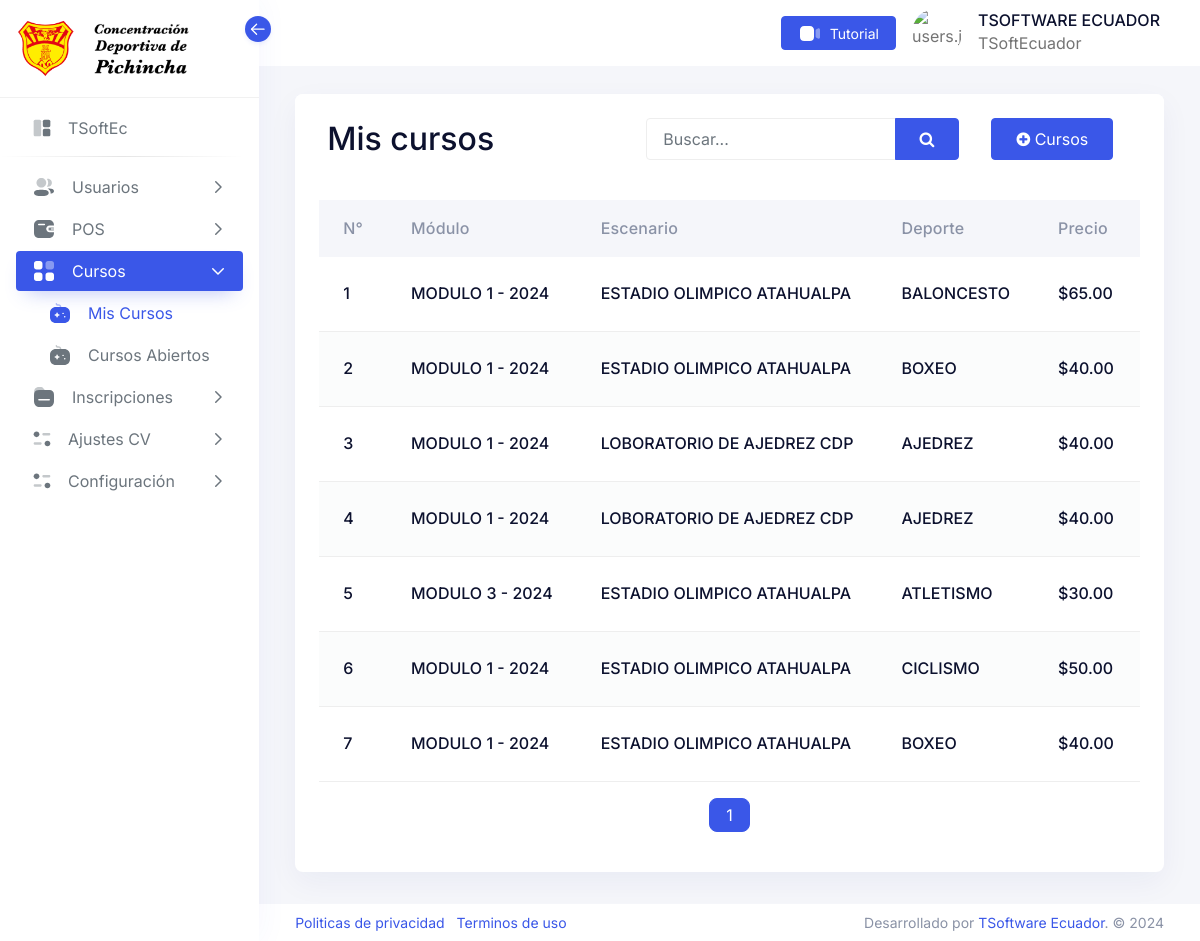
The page /App/invoice-my-course (signed in) on the database its author committed.
### tables this page shows
CREATE TABLE `roles` (
  `Rid` int(11) NOT NULL,
  `Rname` varchar(50) NOT NULL,
  `Rimage` varchar(250) NOT NULL,
  `Ucode` varchar(10) NOT NULL,
  `Rroute` varchar(250) NOT NULL,
  `Rstatus` int(11) NOT NULL,
  `RdateCreated` timestamp NOT NULL DEFAULT current_timestamp(),
  `Rdateupdated` timestamp NOT NULL DEFAULT current_timestamp() ON UPDATE current_timestamp()
);

CREATE TABLE `invoice` (
  `Iid` bigint(20) NOT NULL,
  `Uid` int(3) NOT NULL,
  `Cid` int(3) NOT NULL,
  `Did` int(3) DEFAULT NULL,
  `QHid` int(3) NOT NULL,
  `PTid` int(3) NOT NULL,
  `ITid` int(3) NOT NULL,
  `KDid` int(3) NOT NULL,
  `Ibanco` varchar(50) DEFAULT NULL,
  `Ivoucher` varchar(100) DEFAULT NULL,
  `Ivoucher_number` varchar(13) DEFAULT NULL,
  `Idate` varchar(50) DEFAULT NULL,
  `Iterm_condition` varchar(5) NOT NULL DEFAULT 'SI',
  `PSid` int(3) NOT NULL,
  `IdateCreated` timestamp NOT NULL DEFAULT current_timestamp(),
  `IdateUpdated` timestamp NOT NULL DEFAULT current_timestamp() ON UPDATE current_timestamp()
);

CREATE TABLE `modules` (
  `Mid` int(11) NOT NULL,
  `Mname` varchar(20) NOT NULL,
  `Mdescription` varchar(250) NOT NULL,
  `Mimage` varchar(250) DEFAULT NULL,
  `Mstart` date NOT NULL,
  `Mend` date NOT NULL,
  `Myear` year(4) NOT NULL,
  `Mstatus` int(3) NOT NULL,
  `MdateCreated` timestamp NOT NULL DEFAULT current_timestamp(),
  `MdateUpdated` timestamp NOT NULL DEFAULT current_timestamp()
);

CREATE TABLE `scenarios` (
  `Eid` int(11) NOT NULL,
  `Ename` varchar(100) NOT NULL,
  `Estatus` int(3) NOT NULL,
  `EdateCreated` timestamp NOT NULL DEFAULT current_timestamp(),
  `EdateUpdated` timestamp NOT NULL DEFAULT current_timestamp()
);

CREATE TABLE `sports` (
  `Sid` int(11) NOT NULL,
  `Sname` varchar(255) NOT NULL,
  `Sdescription` text DEFAULT NULL,
  `Simage` varchar(200) DEFAULT NULL,
  `Sstatus` int(3) NOT NULL,
  `SdateCreated` timestamp NOT NULL DEFAULT current_timestamp(),
  `SdateUpdated` timestamp NOT NULL DEFAULT current_timestamp()
);

CREATE TABLE `course_info` (
  `CIid` int(11) NOT NULL,
  `Cid` int(11) NOT NULL,
  `CIprice` decimal(10,2) NOT NULL,
  `CIimage` varchar(255) DEFAULT NULL,
  `CIdescription` text NOT NULL,
  `CIdateCreated` timestamp NOT NULL DEFAULT current_timestamp(),
  `CIdateUpdated` timestamp NOT NULL DEFAULT current_timestamp() ON UPDATE current_timestamp()
);

### App/view/page/invoice/invoice-my-course.php (the view, shortened to what the rows shown need)
<?php
$userId = $_SESSION['Uid'];
$invoiceController = new InvoiceController();
include 'invoice-pagination.php';
?>
<div class="iq-navbar-header" style="margin-top: 10%;">
    <div class="iq-header-img">
    </div>
</div>
<div class="conatiner-fluid content-inner mt-n5 py-0">
    <div class="card">
        <div class="card-header d-flex justify-content-between align-items-center">
            <div class="container-fluid iq-container">
                <div class="row">
                    <div class="col-md-12">
                        <div class="flex-wrap d-flex justify-content-between align-items-center">
                            <div class="form-group">
                                <h2 class="card-title">Mis cursos</h2>
                            </div>
                            <div class="row">
                                <div class="form-group col-md-8">
                                    <form class="d-flex" method="GET">
                                        <div class="input-group ">
                                            <input type="text" class="form-control" name="search" id="search" placeholder="Buscar...">
                                            <button type="submit" id="submit-btn-add" class="btn btn-primary">
                                                <i class="fa fa-search" aria-hidden="true"></i>
                                            </button>
                                        </div>
                                    </form>
                                </div>
                                <div class="form-group col-md-4">
                                    <a class="text-center btn btn-primary " href="course-available">
                                        <i class="fa fa-plus-circle" aria-hidden="true"></i>
                                        <span>Cursos</span>
                                    </a>
                                </div>
                            </div>
                        </div>
                    </div>
                </div>
            </div>
        </div>
        <div class="card-body">
            <div class="table-responsive">
                <table id="datatable" role="grid" width="100%" class="table table-striped">
                    <thead>
                        <tr>
                            <th>N°</th>
                            <th>Módulo</th>
                            <th>Escenario</th>
                            <th>Deporte</th>
                            <th>Precio</th>
                            <th>Estado</th>
                        </tr>
                    </thead>
                    <tbody>
                        <?php
                        $modal_counter = 1;
                        foreach ($mycourses as $row) {
                            if ($userId == $row['Uid']) {
                        ?>
                                <tr>
                                    <td style="width: 3%;">
                                        <div class="d-flex align-items-center">
                                            <h6><?php echo $modal_counter++ ?></h6>
                                        </div>
                                    </td>
                                    <td>
                                        <div class="d-flex align-items-center">
                                            <h6><?php echo $row["Mname"] . ' - ' . $row['Myear'] ?></h6>
                                        </div>
                                    </td>
                                    <td>
                                        <div class="d-flex align-items-center">
                                            <h6><?php echo $row["Ename"] ?></h6>
                                        </div>
                                    </td>
                                    <td style="width: 5%;">
                                        <div class="d-flex align-items-center">
                                            <h6><?php echo $row["Sname"] ?></h6>
                                        </div>
                                    </td>
                                    <td style="width: 5%;">
                                        <div class="d-flex align-items-center">
                                            <h6><?php echo '$' . $row["CIprice"] ?></h6>
                                        </div>
                                    </td>
                                    <td style="width: 5%;">
                                    </td>
                                </tr>
                        <?php  }
                        }
                        ?>
                    </tbody>
                </table>
                <nav aria-label="Page navigation example">
                    <ul class="pagination justify-content-center">
                        <?php for ($i = 1; $i <= $totalPage; $i++) : ?>
                            <li class="page-item <?php echo ($page == $i) ? 'active' : ''; ?>"><a class="page-link" href="?pagination=<?php echo $i; ?>"><?php echo $i; ?></a></li>
                        <?php endfor; ?>
                    </ul>
                </nav>
            </div>
        </div>
    </div>
</div>

### App/view/include/navbarV.php (shortened to what the rows shown need)
<aside class="sidebar sidebar-default sidebar-white sidebar-base navs-rounded-all ">
    <div class="sidebar-header d-flex justify-content-start">
        <a href="home" class="navbar-brand">
            <div class="logo-main">
                <div class="logo-normal">
                    <img src="./../assets/image/icons/logo-normal.png" class="text-center " alt="" width="60px" height="25%">
                </div>
            </div>
            <h4 class="logo-title">
                <img src="./../assets/image/icons/logo-cdp-letras.png" class="text-center " alt="" width="100px" height="25%">
            </h4>
        </a>
        <div class="sidebar-toggle" data-toggle="sidebar" data-active="true">
            <i class="icon">
            </i>
        </div>
    </div>
    <div class="sidebar-body pt-0 data-scrollbar">
        <div class="sidebar-list">
            <ul class="navbar-nav iq-main-menu" id="sidebar-menu">
                <li class="nav-item">
                    <a class="nav-link " aria-current="page" href="home">
                        <i class="icon">
                        </i>
                        <span class="item-name"><?php echo  $roleName; ?></span>
                    </a>
                </li>
                <li>
                    <hr class="hr-horizontal">
                </li>
                <li class="nav-item">
                    <?php
                    if (in_array('user-profile', $rutas) || in_array('user-add', $rutas) || in_array('user-list', $rutas)  || in_array('user-detail', $rutas)) :
                    ?>
                        <a class="nav-link " data-bs-toggle="collapse" href="#user" role="button" aria-expanded="false" aria-controls="user">
                            <i class="icon">
                            </i>
                            <span class="item-name">Usuarios</span>
                            <i class="right-icon">
                                <svg class="icon-18" xmlns="http://www.w3.org/2000/svg" width="18" fill="none" viewBox="0 0 24 24" stroke="currentColor">
                                    <path stroke-linecap="round" stroke-linejoin="round" stroke-width="2" d="M9 5l7 7-7 7" />
                                </svg>
                            </i>
                        </a>
                    <?php
                    endif;
                    ?>
                </li>
                <li class="nav-item">
                    <?php
                    if (in_array('course-available', $rutas) || in_array('invoice-my-course', $rutas)) :
                    ?>
                        <a class="nav-link " data-bs-toggle="collapse" href="#pos" role="button" aria-expanded="false" aria-controls="pos">
                            <i class="icon">
                            </i>
                            <span class="item-name">POS</span>
                            <i class="right-icon">
                                <svg class="icon-18" xmlns="http://www.w3.org/2000/svg" width="18" fill="none" viewBox="0 0 24 24" stroke="currentColor">
                                    <path stroke-linecap="round" stroke-linejoin="round" stroke-width="2" d="M9 5l7 7-7 7" />
                                </svg>
                            </i>
                        </a>
                    <?php endif; ?>
                </li>
                <li class="nav-item">
                    <?php
                    if (in_array('course-available', $rutas) || in_array('invoice-my-course', $rutas)) :
                    ?>
                        <a class="nav-link " data-bs-toggle="collapse" href="#course" role="button" aria-expanded="false" aria-controls="course">
                            <i class="icon">
                            </i>
                            <span class="item-name">Cursos</span>
                            <i class="right-icon">
                                <svg class="icon-18" xmlns="http://www.w3.org/2000/svg" width="18" fill="none" viewBox="0 0 24 24" stroke="currentColor">
                                    <path stroke-linecap="round" stroke-linejoin="round" stroke-width="2" d="M9 5l7 7-7 7" />
                                </svg>
                            </i>
                        </a>
                    <?php endif; ?>
                    <ul class="sub-nav collapse" id="course" data-bs-parent="#sidebar-menu">
                        <?php if (in_array('invoice-my-course', $rutas)) : ?>
                            <li class="nav-item">
                                <a class="nav-link  <?php echo ($currentPage == 'invoice-my-course') ? 'active' : ''; ?>" href="invoice-my-course">
                                    <i class="icon">
                                         </i>
                                    <span class="item-name">Mis Cursos</span>
                                </a>
                            </li>
                        <?php endif; ?>
                        <?php if (in_array('course-available', $rutas)) : ?>
                            <li class="nav-item">
                                <a class="nav-link  <?php echo ($currentPage == 'course-available') ? 'active' : ''; ?>" href="course-available">
                                    <i class="icon">
                                         </i>
                                    <span class="item-name">Cursos Abiertos</span>
                                </a>
                            </li>
                        <?php endif; ?>
                    </ul>
                </li>
                <li class="nav-item">
                    <?php
                    if (in_array('role-list', $rutas)) :
                    ?>
                        <a class="nav-link " data-bs-toggle="collapse" href="#inscription" role="button" aria-expanded="false" aria-controls="inscription">
                            <i class="icon">
                            </i>
                            <span class="item-name">Inscripciones</span>
                            <i class="right-icon">
                                <svg class="icon-18" xmlns="http://www.w3.org/2000/svg" width="18" fill="none" viewBox="0 0 24 24" stroke="currentColor">
                                    <path stroke-linecap="round" stroke-linejoin="round" stroke-width="2" d="M9 5l7 7-7 7" />
                                </svg>
                            </i>
                        </a>
                    <?php endif; ?>
                </li>
                <li class="nav-item">
                    <?php
                    if (
                        in_array('course-list', $rutas)    || in_array('sport-list', $rutas)   || in_array('module-list', $rutas)   ||
                        in_array('discount-list', $rutas)  || in_array('scenery-list', $rutas)
                    ) :
                    ?>
                        <a class="nav-link" data-bs-toggle="collapse" href="#ajustes" role="button" aria-expanded="false" aria-controls="ajustes">
                            <i class="icon">
                            </i>
                            <span class="item-name">Ajustes CV</span>
                            <i class="right-icon">
                                <svg class="icon-18" xmlns="http://www.w3.org/2000/svg" width="18" fill="none" viewBox="0 0 24 24" stroke="currentColor">
                                    <path stroke-linecap="round" stroke-linejoin="round" stroke-width="2" d="M9 5l7 7-7 7" />
                                </svg>
                            </i>
                        </a>
                    <?php endif; ?>
                </li>
                <li class="nav-item">
                    <?php
                    if (
                        in_array('role-list', $rutas)  ||  in_array('permission-list', $rutas)  ||  in_array('permission-role', $rutas)
                    ) :
                    ?>
                        <a class="nav-link" data-bs-toggle="collapse" href="#configuraciones" role="button" aria-expanded="false" aria-controls="configuraciones">
                            <i class="icon">
                            </i>
                            <span class="item-name">Configuración</span>
                            <i class="right-icon">
                                <svg class="icon-18" xmlns="http://www.w3.org/2000/svg" width="18" fill="none" viewBox="0 0 24 24" stroke="currentColor">
                                    <path stroke-linecap="round" stroke-linejoin="round" stroke-width="2" d="M9 5l7 7-7 7" />
                                </svg>
                            </i>
                        </a>
                    <?php endif; ?>
                </li>
            </ul>
        </div>
    </div>
</aside>

### rows shown on the page
roles: Rname "TSoftEc"
invoice: modules.Mname "MODULO 1", modules.Myear "2024", scenarios.Ename "ESTADIO OLIMPICO ATAHUALPA", sports.Sname "BALONCESTO", course_info.CIprice "65.00"
invoice: modules.Mname "MODULO 1", modules.Myear "2024", scenarios.Ename "ESTADIO OLIMPICO ATAHUALPA", sports.Sname "BOXEO", course_info.CIprice "40.00"
invoice: modules.Mname "MODULO 1", modules.Myear "2024", scenarios.Ename "LOBORATORIO DE AJEDREZ CDP", sports.Sname "AJEDREZ", course_info.CIprice "40.00"
invoice: modules.Mname "MODULO 1", modules.Myear "2024", scenarios.Ename "LOBORATORIO DE AJEDREZ CDP", sports.Sname "AJEDREZ", course_info.CIprice "40.00"
invoice: modules.Mname "MODULO 3", modules.Myear "2024", scenarios.Ename "ESTADIO OLIMPICO ATAHUALPA", sports.Sname "ATLETISMO", course_info.CIprice "30.00"
invoice: modules.Mname "MODULO 1", modules.Myear "2024", scenarios.Ename "ESTADIO OLIMPICO ATAHUALPA", sports.Sname "CICLISMO", course_info.CIprice "50.00"
invoice: modules.Mname "MODULO 1", modules.Myear "2024", scenarios.Ename "ESTADIO OLIMPICO ATAHUALPA", sports.Sname "BOXEO", course_info.CIprice "40.00"

### other values the page prints
$_SESSION['Uname'] "TSOFTWARE"
$_SESSION['Ulastname'] "ECUADOR"
$_SESSION['Unickname'] "TSoftEcuador"
